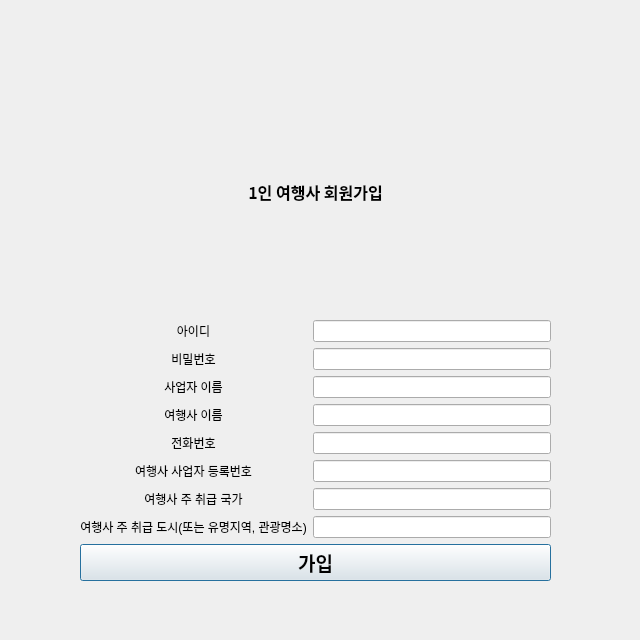
<?xml version="1.0" encoding="UTF-8"?>
<ui version="4.0">
 <class>AgencyMember</class>
 <widget class="QDialog" name="AgencyMember">
  <property name="geometry">
   <rect>
    <x>0</x>
    <y>0</y>
    <width>640</width>
    <height>640</height>
   </rect>
  </property>
  <property name="windowTitle">
   <string>Dialog</string>
  </property>
  <widget class="QWidget" name="">
   <property name="geometry">
    <rect>
     <x>80</x>
     <y>70</y>
     <width>471</width>
     <height>511</height>
    </rect>
   </property>
   <layout class="QVBoxLayout" name="verticalLayout_3">
    <item>
     <widget class="QLabel" name="label">
      <property name="font">
       <font>
        <family>Agency FB</family>
        <pointsize>12</pointsize>
        <weight>75</weight>
        <bold>true</bold>
       </font>
      </property>
      <property name="text">
       <string>1인 여행사 회원가입</string>
      </property>
      <property name="alignment">
       <set>Qt::AlignCenter</set>
      </property>
     </widget>
    </item>
    <item>
     <layout class="QHBoxLayout" name="horizontalLayout">
      <item>
       <layout class="QVBoxLayout" name="verticalLayout">
        <item>
         <widget class="QLabel" name="label_2">
          <property name="text">
           <string>아이디</string>
          </property>
          <property name="alignment">
           <set>Qt::AlignCenter</set>
          </property>
         </widget>
        </item>
        <item>
         <widget class="QLabel" name="label_3">
          <property name="text">
           <string>비밀번호</string>
          </property>
          <property name="alignment">
           <set>Qt::AlignCenter</set>
          </property>
         </widget>
        </item>
        <item>
         <widget class="QLabel" name="label_4">
          <property name="text">
           <string>사업자 이름</string>
          </property>
          <property name="alignment">
           <set>Qt::AlignCenter</set>
          </property>
         </widget>
        </item>
        <item>
         <widget class="QLabel" name="label_5">
          <property name="text">
           <string>여행사 이름</string>
          </property>
          <property name="alignment">
           <set>Qt::AlignCenter</set>
          </property>
         </widget>
        </item>
        <item>
         <widget class="QLabel" name="label_6">
          <property name="text">
           <string>전화번호</string>
          </property>
          <property name="alignment">
           <set>Qt::AlignCenter</set>
          </property>
         </widget>
        </item>
        <item>
         <widget class="QLabel" name="label_7">
          <property name="text">
           <string>여행사 사업자 등록번호</string>
          </property>
          <property name="alignment">
           <set>Qt::AlignCenter</set>
          </property>
         </widget>
        </item>
        <item>
         <widget class="QLabel" name="label_8">
          <property name="text">
           <string>여행사 주 취급 국가</string>
          </property>
          <property name="alignment">
           <set>Qt::AlignCenter</set>
          </property>
         </widget>
        </item>
        <item>
         <widget class="QLabel" name="label_9">
          <property name="text">
           <string>여행사 주 취급 도시(또는 유명지역, 관광명소)</string>
          </property>
          <property name="alignment">
           <set>Qt::AlignCenter</set>
          </property>
         </widget>
        </item>
       </layout>
      </item>
      <item>
       <layout class="QVBoxLayout" name="verticalLayout_2">
        <item>
         <widget class="QLineEdit" name="lineEdit"/>
        </item>
        <item>
         <widget class="QLineEdit" name="lineEdit_2"/>
        </item>
        <item>
         <widget class="QLineEdit" name="lineEdit_3"/>
        </item>
        <item>
         <widget class="QLineEdit" name="lineEdit_4"/>
        </item>
        <item>
         <widget class="QLineEdit" name="lineEdit_5"/>
        </item>
        <item>
         <widget class="QLineEdit" name="lineEdit_6"/>
        </item>
        <item>
         <widget class="QLineEdit" name="lineEdit_7"/>
        </item>
        <item>
         <widget class="QLineEdit" name="lineEdit_9"/>
        </item>
       </layout>
      </item>
     </layout>
    </item>
    <item>
     <widget class="QPushButton" name="pushButton">
      <property name="font">
       <font>
        <family>Agency FB</family>
        <pointsize>14</pointsize>
        <weight>75</weight>
        <bold>true</bold>
       </font>
      </property>
      <property name="text">
       <string>가입</string>
      </property>
     </widget>
    </item>
   </layout>
  </widget>
 </widget>
 <resources/>
 <connections/>
</ui>
